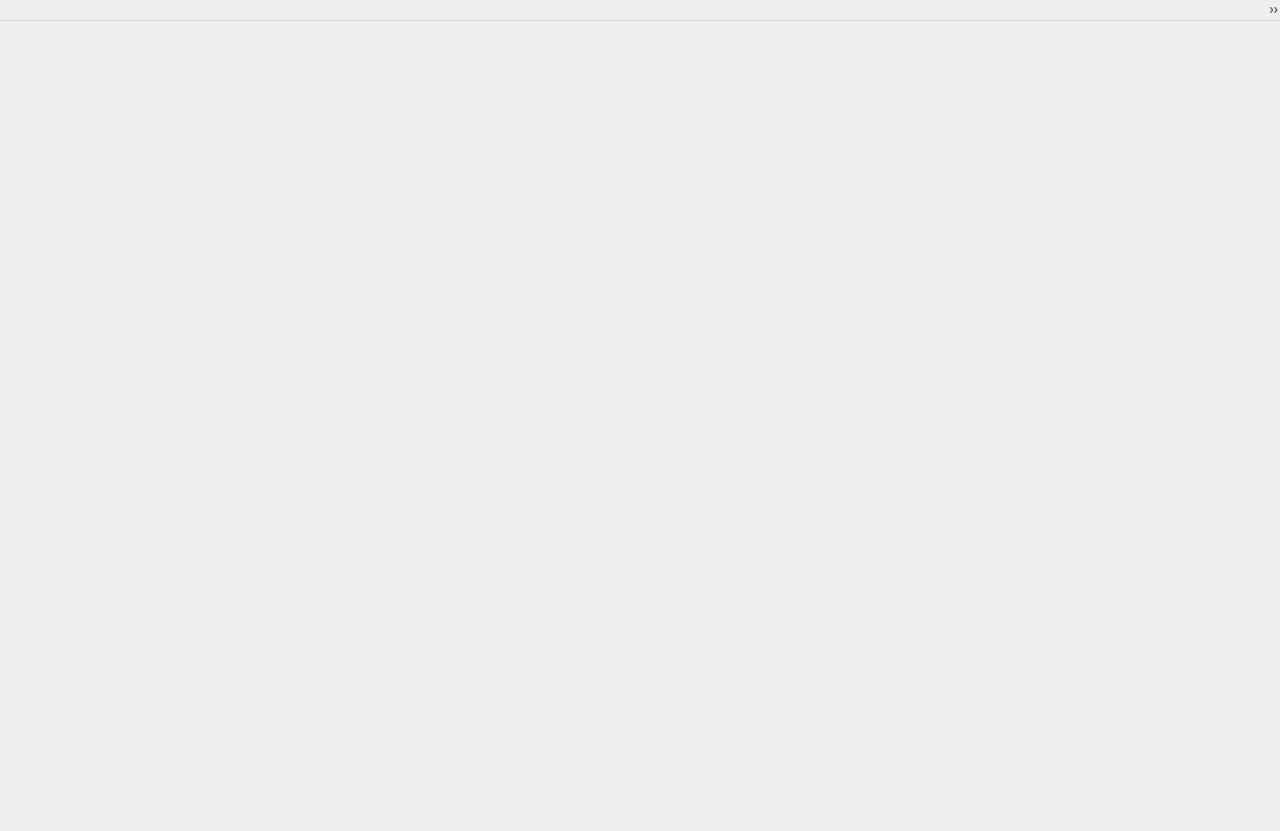
<?xml version="1.0" encoding="UTF-8"?>
<ui version="4.0">
 <class>MainWind</class>
 <widget class="QMainWindow" name="MainWind">
  <property name="geometry">
   <rect>
    <x>0</x>
    <y>0</y>
    <width>1280</width>
    <height>831</height>
   </rect>
  </property>
  <property name="baseSize">
   <size>
    <width>1280</width>
    <height>831</height>
   </size>
  </property>
  <property name="windowTitle">
   <string>MainWind</string>
  </property>
  <widget class="QWidget" name="centralWidget">
   <property name="sizePolicy">
    <sizepolicy hsizetype="Preferred" vsizetype="Preferred">
     <horstretch>0</horstretch>
     <verstretch>0</verstretch>
    </sizepolicy>
   </property>
   <property name="minimumSize">
    <size>
     <width>108</width>
     <height>74</height>
    </size>
   </property>
   <property name="baseSize">
    <size>
     <width>2180</width>
     <height>810</height>
    </size>
   </property>
   <widget class="DisplayWind" name="showWind" native="true">
    <property name="enabled">
     <bool>true</bool>
    </property>
    <property name="geometry">
     <rect>
      <x>0</x>
      <y>0</y>
      <width>1080</width>
      <height>720</height>
     </rect>
    </property>
    <property name="baseSize">
     <size>
      <width>1080</width>
      <height>720</height>
     </size>
    </property>
   </widget>
   <widget class="PlayListWind" name="playList" native="true">
    <property name="geometry">
     <rect>
      <x>1080</x>
      <y>0</y>
      <width>200</width>
      <height>720</height>
     </rect>
    </property>
    <property name="maximumSize">
     <size>
      <width>100000</width>
      <height>16777215</height>
     </size>
    </property>
    <property name="baseSize">
     <size>
      <width>200</width>
      <height>720</height>
     </size>
    </property>
   </widget>
   <widget class="CtrlBar" name="ctrlBarWind" native="true">
    <property name="geometry">
     <rect>
      <x>0</x>
      <y>720</y>
      <width>16777215</width>
      <height>16777215</height>
     </rect>
    </property>
    <property name="minimumSize">
     <size>
      <width>0</width>
      <height>90</height>
     </size>
    </property>
    <property name="maximumSize">
     <size>
      <width>16777215</width>
      <height>90</height>
     </size>
    </property>
    <property name="baseSize">
     <size>
      <width>1280</width>
      <height>90</height>
     </size>
    </property>
   </widget>
  </widget>
  <widget class="QMenuBar" name="menuBar">
   <property name="geometry">
    <rect>
     <x>0</x>
     <y>0</y>
     <width>1280</width>
     <height>21</height>
    </rect>
   </property>
   <property name="minimumSize">
    <size>
     <width>0</width>
     <height>21</height>
    </size>
   </property>
   <property name="maximumSize">
    <size>
     <width>16777215</width>
     <height>21</height>
    </size>
   </property>
   <property name="baseSize">
    <size>
     <width>0</width>
     <height>25</height>
    </size>
   </property>
   <widget class="QMenu" name="menu">
    <property name="title">
     <string>文件</string>
    </property>
    <addaction name="actionopen_file"/>
   </widget>
   <widget class="QMenu" name="menu_2">
    <property name="title">
     <string>画面</string>
    </property>
    <widget class="QMenu" name="menu_3">
     <property name="title">
      <string>方向</string>
     </property>
     <addaction name="action_6"/>
     <addaction name="action_7"/>
     <addaction name="action_8"/>
    </widget>
    <widget class="QMenu" name="menu_4">
     <property name="title">
      <string>色调</string>
     </property>
     <addaction name="action_9"/>
     <addaction name="action_10"/>
     <addaction name="action_11"/>
    </widget>
    <addaction name="menu_3"/>
    <addaction name="action_2"/>
    <addaction name="action_3"/>
    <addaction name="action_4"/>
    <addaction name="menu_4"/>
   </widget>
   <addaction name="menu"/>
   <addaction name="menu_2"/>
  </widget>
  <action name="actionopen_file">
   <property name="text">
    <string>打开文件</string>
   </property>
  </action>
  <action name="action_2">
   <property name="text">
    <string>反转</string>
   </property>
  </action>
  <action name="action_3">
   <property name="text">
    <string>暖色</string>
   </property>
  </action>
  <action name="action_4">
   <property name="text">
    <string>冷色</string>
   </property>
  </action>
  <action name="action_6">
   <property name="text">
    <string>翻转</string>
   </property>
  </action>
  <action name="action_7">
   <property name="text">
    <string>旋转</string>
   </property>
  </action>
  <action name="action_8">
   <property name="text">
    <string>正常</string>
   </property>
  </action>
  <action name="action_9">
   <property name="text">
    <string>暖色</string>
   </property>
  </action>
  <action name="action_10">
   <property name="text">
    <string>冷色</string>
   </property>
  </action>
  <action name="action_11">
   <property name="text">
    <string>正常</string>
   </property>
  </action>
 </widget>
 <layoutdefault spacing="6" margin="11"/>
 <customwidgets>
  <customwidget>
   <class>CtrlBar</class>
   <extends>QWidget</extends>
   <header location="global">ctrlbar.h</header>
   <container>1</container>
  </customwidget>
  <customwidget>
   <class>PlayListWind</class>
   <extends>QWidget</extends>
   <header location="global">playlistwind.h</header>
   <container>1</container>
  </customwidget>
  <customwidget>
   <class>DisplayWind</class>
   <extends>QWidget</extends>
   <header location="global">displaywind.h</header>
   <container>1</container>
  </customwidget>
 </customwidgets>
 <resources/>
 <connections/>
</ui>
